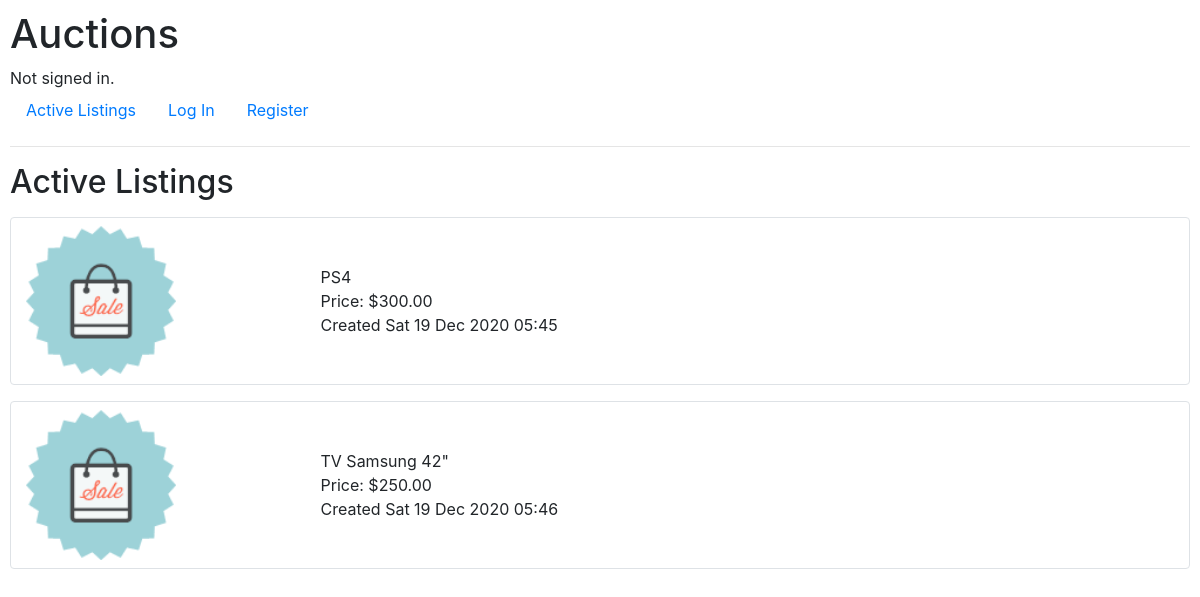
The page / on the database its author committed.
### auctions/models.py (models this page shows, shortened)
class Listing(models.Model):
    title = models.CharField(max_length=64)
    price = models.DecimalField(max_digits=10, decimal_places=2)
    creation_date = models.DateTimeField(auto_now_add=True)

### auctions/views.py (the view)
# urls.py: path("", views.index, name="index"),
def index(request):
    return render(request, "auctions/index.html", {
        "listings": Listing.objects.all()
    })

### auctions/templates/auctions/index.html
{% extends "auctions/layout.html" %}
{% load static %}
{% block body %}
    <h2>Active Listings</h2>
    {% for listing in listings %}
        <div class="container-fluid mt-3">
            <div class="row mt-2 pt-2 pb-2 border rounded">
                <div class="col-md-3 align-self-center">
                    <img src="{% static 'auctions/ecommerce.png' %}" height="150px">
                </div>
                <div class="col-md align-self-center">
                    <div class="listingTitle">{{ listing.title }}</div>
                    <div class="listingPrice">Price: ${{ listing.price }}</div>
                    <div class="listingDate">Created {{ listing.creation_date|date:"D d M Y" }} {{ listing.creation_date|time:"H:i" }}</div>
                </div>
            </div>
        </div>
    {% endfor %}
{% endblock %}

### auctions/static/auctions/styles.css (style rules this page uses)
body { padding: 10px; }

### rows shown on the page
Listing: title "PS4", price "300.00", creation_date "Sat 19 Dec 2020", creation_date "05:45"
Listing: title "TV Samsung 42\"", price "250.00", creation_date "Sat 19 Dec 2020", creation_date "05:46"
